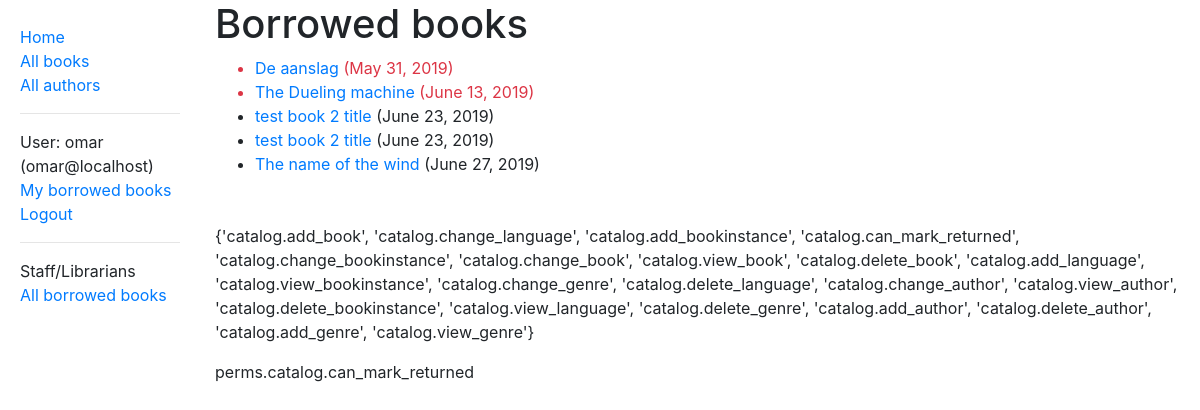
/catalog/mybooks/ (signed in), run on the app's committed database.
### catalog/models.py (models this page shows, shortened)
class BookInstance(models.Model):
    id = models.UUIDField(primary_key=True, default=uuid.uuid4,
                          help_text='Unique ID for this particular book across whole library')
    book = models.ForeignKey('Book', on_delete=models.SET_NULL, null=True)
    imprint = models.CharField(max_length=200)
    due_back = models.DateField(null=True, blank=True)
    LOAN_STATUS = (
        ('m', 'Maintenace'),
        ('o', 'On loan'),
        ('a', 'Available'),
        ('r', 'Reserved'),
    )
    status = models.CharField(
        max_length=1,
        choices=LOAN_STATUS,
        blank=True,
        default='m',
        help_text='Book availability',
    )
    borrower = models.ForeignKey(User, on_delete=models.SET_NULL, null=True, blank=True)
    class Meta:
        ordering = ['due_back']
        permissions = (
            ('can_mark_returned', 'Set book as returned'),
        )
    @property
    def is_overdue(self):
        if self.due_back and date.today() > self.due_back:
            return True
        return False

class Book(models.Model):
    title = models.CharField(max_length=200)
    author = models.ForeignKey('Author', on_delete=models.SET_NULL, null=True)
    summary = models.TextField(max_length=1000, help_text='Enter a brief description of the book')
    isbn = models.CharField('ISBN', max_length=13,
                            help_text='13 Character <a href="https://www.isbn-international.org/content/what-isbn">ISBN number</a>')
    genre = models.ManyToManyField(Genre, help_text='Select a genre for this book')
    language = models.ForeignKey('Language', on_delete=models.SET_NULL, null=True)
    def display_genre(self):
        """Create a string for the Genre. This is required to display genre in Admin."""
        return ', '.join([genre.name for genre in self.genre.all()[:3]])
    display_genre.short_description = 'Genre'

### catalog/views.py (the view)
# urls.py: path('mybooks/', views.LoanedBooksByUserListView.as_view(), name='my-borrowed-books'),
class LoanedBooksByUserListView(LoginRequiredMixin,
                                ListView):
    model = BookInstance
    template_name = 'catalog/bookinstance_list_borrowed_user.html'
    paginate_by = 10
    def get_queryset(self):
        return BookInstance.objects.filter(borrower=self.request.user).filter(status__exact='o').order_by('due_back')

### catalog/templates/catalog/bookinstance_list_borrowed_user.html (shortened to what this page needs)
{% extends "base_generic.html" %}
{% block content %}
    <h1>Borrowed books</h1>
    {% if bookinstance_list %}
        <ul>
            {% for bookinst in bookinstance_list %}
                <li class="{% if bookinst.is_overdue %}text-danger{% endif %}">
                   <a href="{% url 'book-detail' bookinst.book.pk %}">
                       {{ bookinst.book.title }}
                   </a> ({{ bookinst.due_back }})
                </li>
            {% endfor %}
        </ul>
    {% else %}
        <p>There are no books borrowed.</p>
    {% endif %}
{% endblock %}

### templates/base_generic.html (shortened to what this page needs)
                    {% load bootstrap4 %}
<!DOCTYPE html>
<html lang="en">
<head>
    {% bootstrap_css %}
    <link rel="stylesheet" href="https://stackpath.bootstrapcdn.com/font-awesome/4.7.0/css/font-awesome.min.css">
    {%  load static %}
    <link rel="stylesheet" href="{% static 'css/styles.css' %}">
</head>
<body>
  <div class="container-fluid">
     <div class="row">
         <div class="col-sm-2">
             {% block sidebar %}
                 <ul class="sidebar-nav">
                   <li><a href="{% url 'index' %}">Home</a></li>
                     <li><a href="{% url 'books' %}">All books</a></li>
                     <li><a href="{% url 'authors' %}">All authors</a></li>
                     <li><hr></li>
                     {% if user.is_authenticated %}
                         <li>User: {{ user.get_username }} ({{ user.email }})</li>
                         <li><a href="{% url 'my-borrowed-books' %}">My borrowed books</a></li>
                         <li><a href="{% url 'logout' %}?next={{ request.path }}">Logout</a></li>
                         <li><hr></li>
                         {% if perms.catalog.can_mark_returned %}
                             <li>Staff/Librarians</li>
                             <li><a href="{% url 'librarian-view' %}?next={{ request.path }}">All borrowed books</a></li>
                         {% endif  %}
                     {% else %}
                         <li><a href="{% url 'login' %}?next={{ request.path }}">Login</a></li>
                     {% endif %}
                 </ul>
             {% endblock sidebar %}
         </div>
         <div class="col-sm-10">
             {% block content %}{% endblock %}
             <p class="mt-5">
                 {% if perms.catalog %}
                     {{ perms.catalog  }}
                     {% if perms.catalog.can_mark_returned %}
                         <p>perms.catalog.can_mark_returned</p>
                     {% endif  %}
                 {% endif %}
             </p>
         </div>
     </div>
  </div>
</body>
</html>

### static/css/styles.css (style rules this page uses)
.sidebar-nav { margin-top: 20px; padding: 5px; list-style: none; }

### data on the page
BookInstance: book "De aanslag", due_back "May 31, 2019"
BookInstance: book "The Dueling machine", due_back "June 13, 2019"
BookInstance: book "test book 2 title", due_back "June 23, 2019"
BookInstance: book "test book 2 title", due_back "June 23, 2019"
BookInstance: book "The name of the wind", due_back "June 27, 2019"

### other printed values
{{ user.get_username }} "omar"
{{ user.email }} "omar@localhost"
